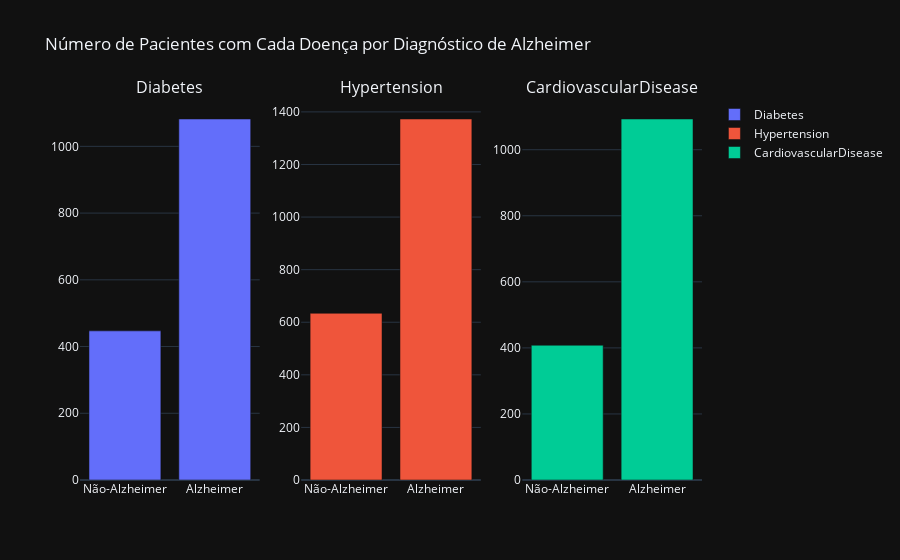

Notebook code for this chart:
### Markdown cell above
# Quantos pacientes têm diabetes, hipertensão e doença cardiovascular?

### Code cell
doencas = ['Diabetes', 'Hypertension', 'CardiovascularDisease']
fig = make_subplots(rows=1, cols=3, subplot_titles=doencas)

for i, doenca in enumerate(doencas, 1):
    alzheimer = data[data['Diagnosis'] == 1][doenca].value_counts()
    nao_alzheimer = data[data['Diagnosis'] == 0][doenca].value_counts()
    
    com_doenca_alz = alzheimer.get(1, 0)
    com_doenca_nao_alz = nao_alzheimer.get(1, 0)

    fig.add_trace(go.Bar(
        x=["Não-Alzheimer", "Alzheimer"],
        y=[com_doenca_nao_alz, com_doenca_alz],
        name=doenca
    ), row=1, col=i)

fig.update_layout(
    title="Número de Pacientes com Cada Doença por Diagnóstico de Alzheimer",
    template="plotly_dark",
    barmode="group"
)

fig.show()

### Figure 1 — Plotly figure (JSON) as saved in the notebook; plotly's stock layout.template omitted (floating-point values rounded to 4 significant figures)
{"data": [{"name": "Diabetes", "type": "bar", "x": ["Não-Alzheimer", "Alzheimer"], "xaxis": "x", "y": [447, 1082], "yaxis": "y"}, {"name": "Hypertension", "type": "bar", "x": ["Não-Alzheimer", "Alzheimer"], "xaxis": "x2", "y": [634, 1373], "yaxis": "y2"}, {"name": "CardiovascularDisease", "type": "bar", "x": ["Não-Alzheimer", "Alzheimer"], "xaxis": "x3", "y": [408, 1093], "yaxis": "y3"}], "layout": {"annotations": [{"font": {"size": 16}, "showarrow": false, "text": "Diabetes", "x": 0.1444, "xanchor": "center", "xref": "paper", "y": 1, "yanchor": "bottom", "yref": "paper"}, {"font": {"size": 16}, "showarrow": false, "text": "Hypertension", "x": 0.5, "xanchor": "center", "xref": "paper", "y": 1, "yanchor": "bottom", "yref": "paper"}, {"font": {"size": 16}, "showarrow": false, "text": "CardiovascularDisease", "x": 0.8556, "xanchor": "center", "xref": "paper", "y": 1, "yanchor": "bottom", "yref": "paper"}], "barmode": "group", "title": {"text": "Número de Pacientes com Cada Doença por Diagnóstico de Alzheimer"}, "xaxis": {"anchor": "y", "domain": [0, 0.2889]}, "xaxis2": {"anchor": "y2", "domain": [0.3556, 0.6444]}, "xaxis3": {"anchor": "y3", "domain": [0.7111, 1]}, "yaxis": {"anchor": "x", "domain": [0, 1]}, "yaxis2": {"anchor": "x2", "domain": [0, 1]}, "yaxis3": {"anchor": "x3", "domain": [0, 1]}}}
